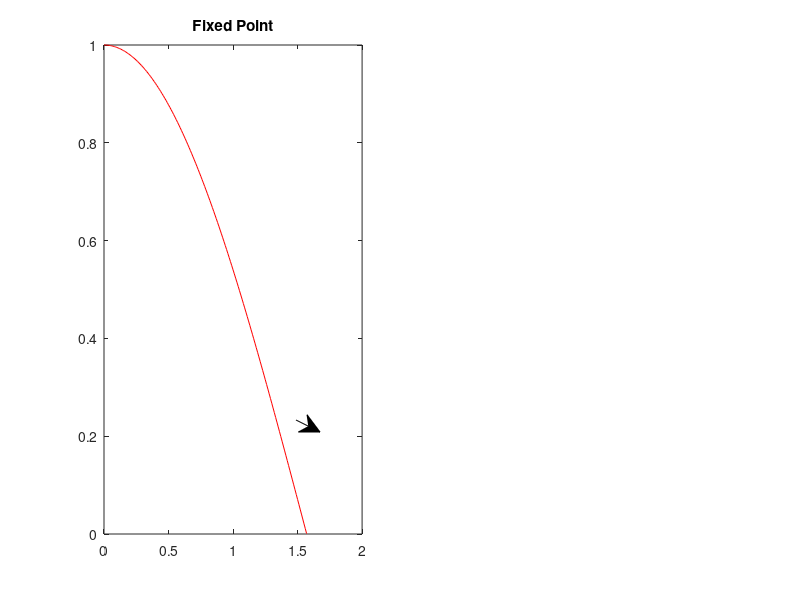

Recreate this plot in MATLAB. (Note: this script raises an error after producing the figure.)
clear all;
close all;
func = @(x) cos(x)
afunc = @(x) acos(x)
drawArrow = @(x,y) quiver( x(1),y(1),x(2)-x(1),y(2)-y(1),0,'blue' );
dTime=2
x(1)=0.05;
X=[0:0.01:pi/2];
h=figure;
subplot(1,2,1);
plot(X,func(X),'r');
title('Fixed Point');
ta = annotation('textarrow', [0.37 0.4], [0.3 0.28]);
ta.String='cos(x)';
axis([0 pi/2 0 pi/2]);
set(gcf, 'Position',  [1, 1, 1920, 700])
frame = getframe(gcf); %get frame
I =  frame2im(frame);
img=imresize(I,[720,1920],'bicubic');
[img,cmap] = rgb2ind(img,256);
imwrite(img,cmap,'animation.gif','gif','LoopCount',Inf,'DelayTime',dTime);
pause(1)
hold on;
drawnow;
N=12;
plot(X,X,'k')
ta = annotation('textarrow', [0.38 0.32], [0.45 0.58]);
ta.String='x';
frame = getframe(gcf); %get frame
I =  frame2im(frame);
img=imresize(I,[720,1920],'bicubic');
[img,cmap] = rgb2ind(img,256);
imwrite(img,cmap,'animation.gif','gif','WriteMode','append','DelayTime',dTime);
pause(1)
plot(0.7391,0.7391,'k')
ta = annotation('textarrow', [0.3 0.285], [0.4 0.5]);
ta.String='x = cos x';
frame = getframe(gcf); %get frame
I =  frame2im(frame);
img=imresize(I,[720,1920],'bicubic');
[img,cmap] = rgb2ind(img,256);
imwrite(img,cmap,'animation.gif','gif','WriteMode','append','DelayTime',dTime);
for n=1:N
    x(n+1)=func(x(n));                   
end
subplot(1,2,2);
plot(X,func(X),'r');
hold on;
title('Fixed Point Iteration');
axis([0 pi/2 0 pi/2]);
frame = getframe(gcf); %get frame
I =  frame2im(frame);
img=imresize(I,[720,1920],'bicubic');
[img,cmap] = rgb2ind(img,256);
imwrite(img,cmap,'animation.gif','gif','LoopCount',Inf,'DelayTime',dTime);
plot(X,X,'k')
frame = getframe(gcf); %get frame
I =  frame2im(frame);
img=imresize(I,[720,1920],'bicubic');
[img,cmap] = rgb2ind(img,256);
imwrite(img,cmap,'animation.gif','gif','WriteMode','append','DelayTime',dTime);

for n=1:N-2
    x1=[x(n) x(n)];    
    if n==1        
        y1=[0 x(n+1)];
    else
        y1=[x(n) x(n+1)];
    end
    drawArrow(x1,y1);    
    h=text(0.75,0.1,strcat("x(",num2str(n),") = ",num2str(x(n+1))));      
    frame = getframe(gcf); %get frame
    I =  frame2im(frame);
    img=imresize(I,[720,1920],'bicubic');
    [img,cmap] = rgb2ind(img,256);
    imwrite(img,cmap,'animation.gif','gif','WriteMode','append','DelayTime',dTime);    
    pause(1)    
    x2=[x(n) x(n+1)];
    y2=[x(n+1) x(n+1)];
    drawArrow(x2,y2);
    frame = getframe(gcf); %get frame
    I =  frame2im(frame);
    img=imresize(I,[720,1920],'bicubic');
    [img,cmap] = rgb2ind(img,256);
    imwrite(img,cmap,'animation.gif','gif','WriteMode','append','DelayTime',10);    
    pause(1)
    x1=[x(n+1) x(n+1)];
    y1=[x(n+1) x(n+2)];
    drawArrow(x1,y1);
    delete(h)                    
    h=text(0.75,0.1,strcat("x(",num2str(n),") = ",num2str(x(n+1))));          
    frame = getframe(gcf); %get frame
    I =  frame2im(frame);
    img=imresize(I,[720,1920],'bicubic');
    [img,cmap] = rgb2ind(img,256);
    imwrite(img,cmap,'animation.gif','gif','WriteMode','append','DelayTime',dTime);    
    pause(1)
    x2=[x(n+1) x(n+2)];
    y2=[x(n+2) x(n+2)];
    drawArrow(x2,y2);           
    pause(1)
    frame = getframe(gcf); %get frame
    I =  frame2im(frame);
    img=imresize(I,[720,1920],'bicubic');
    [img,cmap] = rgb2ind(img,256);
    imwrite(img,cmap,'animation.gif','gif','WriteMode','append','DelayTime',dTime); 
    delete(h)                
end
h=text(0.75,0.1,strcat("x(",num2str(N),") = ",num2str(x(N))));          
frame = getframe(gcf); %get frame
I =  frame2im(frame);
img=imresize(I,[720,1920],'bicubic');
[img,cmap] = rgb2ind(img,256);
imwrite(img,cmap,'animation.gif','gif','WriteMode','append','DelayTime',dTime); 
